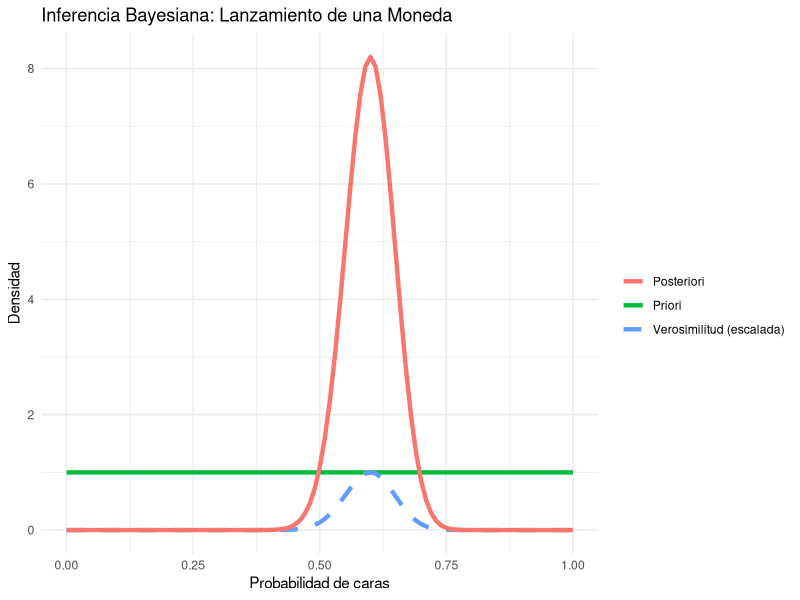
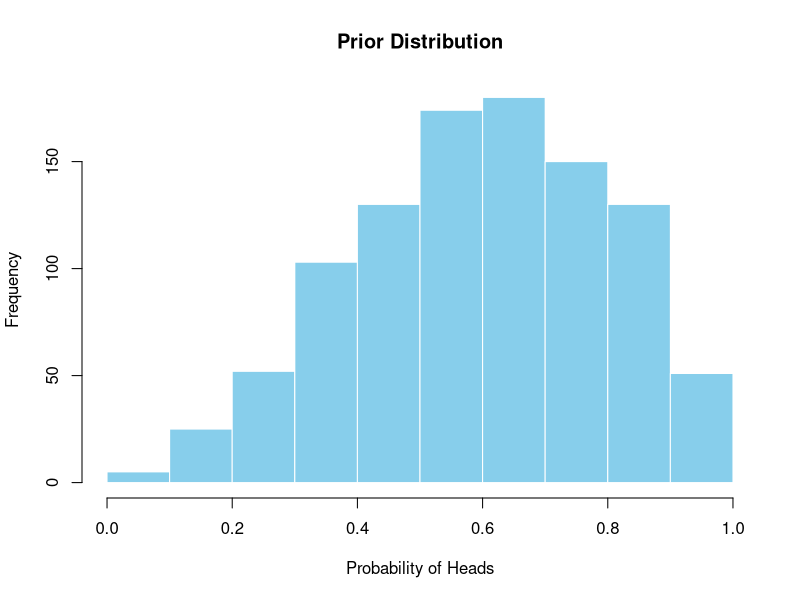
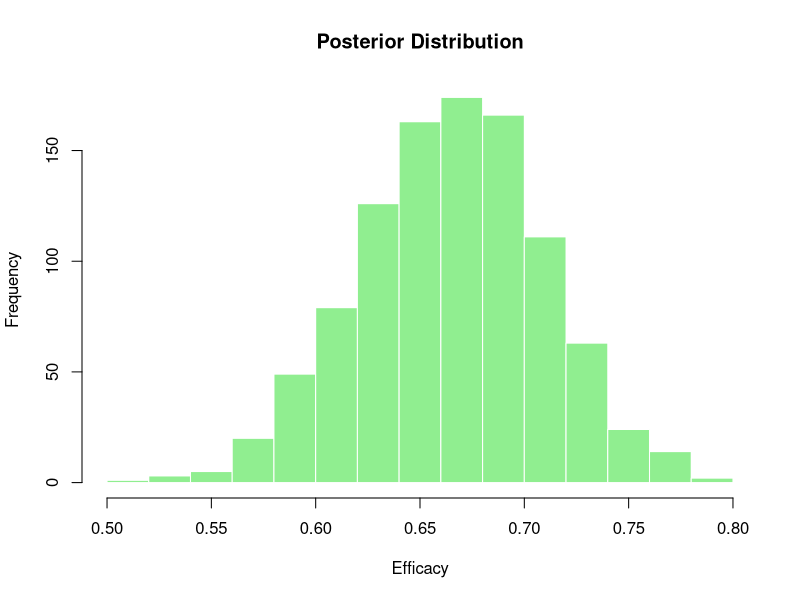

Write the R code that produced these figures, in order.
## ---- chunk 1
# Instala y carga las bibliotecas necesarias (si aún no lo has hecho)
# install.packages("ggplot2")
library(ggplot2)

# Parámetros
n <- 100  # número total de lanzamientos
k <- 60   # número de caras obtenidas

# Parámetros para la distribución prior Beta(1,1)
alpha_prior <- 1
beta_prior <- 1

# Parámetros para la distribución posterior Beta(k+alpha, n-k+beta)
alpha_posterior <- k + alpha_prior
beta_posterior <- n - k + beta_prior

# Generamos datos para visualización
p <- seq(0, 1, by = 0.01)
prior <- dbeta(p, shape1 = alpha_prior, shape2 = beta_prior)
likelihood <- dbinom(k, size = n, prob = p)
posterior <- dbeta(p, shape1 = alpha_posterior, shape2 = beta_posterior)

# Creamos un data frame para la visualización
df <- data.frame(p = p, 
                 prior = prior, 
                 likelihood = likelihood / max(likelihood),  # Normalizamos para la visualización
                 posterior = posterior)

# Visualizamos las distribuciones
ggplot(df, aes(x = p)) +
  geom_line(aes(y = prior, color = "Priori"), lwd = 1.5) +
  geom_line(aes(y = likelihood, color = "Verosimilitud (escalada)"), lwd = 1.5, linetype = "dashed") +
  geom_line(aes(y = posterior, color = "Posteriori"), lwd = 1.5) +
  labs(title = "Inferencia Bayesiana: Lanzamiento de una Moneda",
       y = "Densidad", x = "Probabilidad de caras",
       color = "") +
  theme_minimal()

## ---- chunk 2
# Simulación en R
set.seed(123)
prior <- rbeta(1000, 3, 2)
hist(prior, main="Prior Distribution", xlab="Probability of Heads", col="skyblue", border="white")
## ---- chunk 3
# Simulación en R
# Supongamos que el prior es Beta(10, 10) y que observamos 70 éxitos y 30 fallos con el medicamento.
posterior <- rbeta(1000, 10 + 70, 10 + 30)
hist(posterior, main="Posterior Distribution", xlab="Efficacy", col="lightgreen", border="white")
quantile(posterior, c(0.025, 0.975))
## ---- chunk 4
# Supongamos que tienes datos sobre puntajes de exámenes de estudiantes de 10 escuelas.
# Puedes modelar el puntaje promedio de cada escuela como proveniente de una distribución normal global.

# Esto es solo un esquema y no un código ejecutable:
# model {
#   for (i in 1:10) {
#     school_mean[i] ~ dnorm(global_mean, global_sd)
#     score[i] ~ dnorm(school_mean[i], school_sd[i])
#   }
#   global_mean ~ dnorm(0, 100)
#   global_sd ~ dunif(0, 100)
# }

